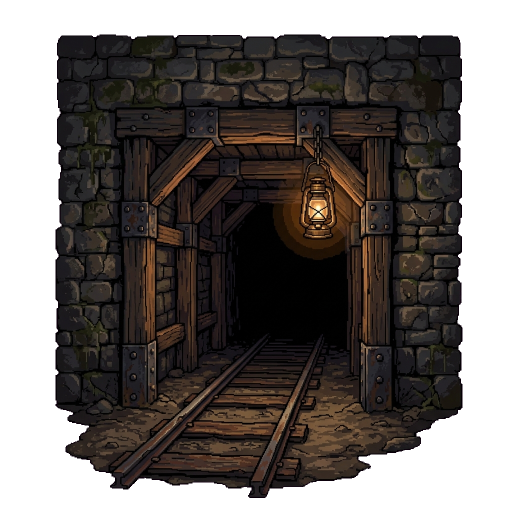
#> input picture fundo_ferro_standalone/assets/rails/tunel_mina_norte_v1.png, 1024 x 1024 px, found by its file name (shown at 1/2 size)
$ python measure_exact_parameters.py
#> lines starting #> are read from the running program, lines starting #| are printed output that depends on the picture
from PIL import Image
import numpy as np

# Carregar imagens
img_tunel = Image.open('fundo_ferro_standalone/assets/rails/tunel_mina_norte_v1.png')
#> img_tunel is the input picture: PIL image 1024x1024 RGBA; mean R, G, B, A 44, 33.8, 36, 169.9
arr_tunel = np.array(img_tunel)

img_trilho = Image.open('fundo_ferro_standalone/assets/rails/trilho_reto_vertical_v1.png')
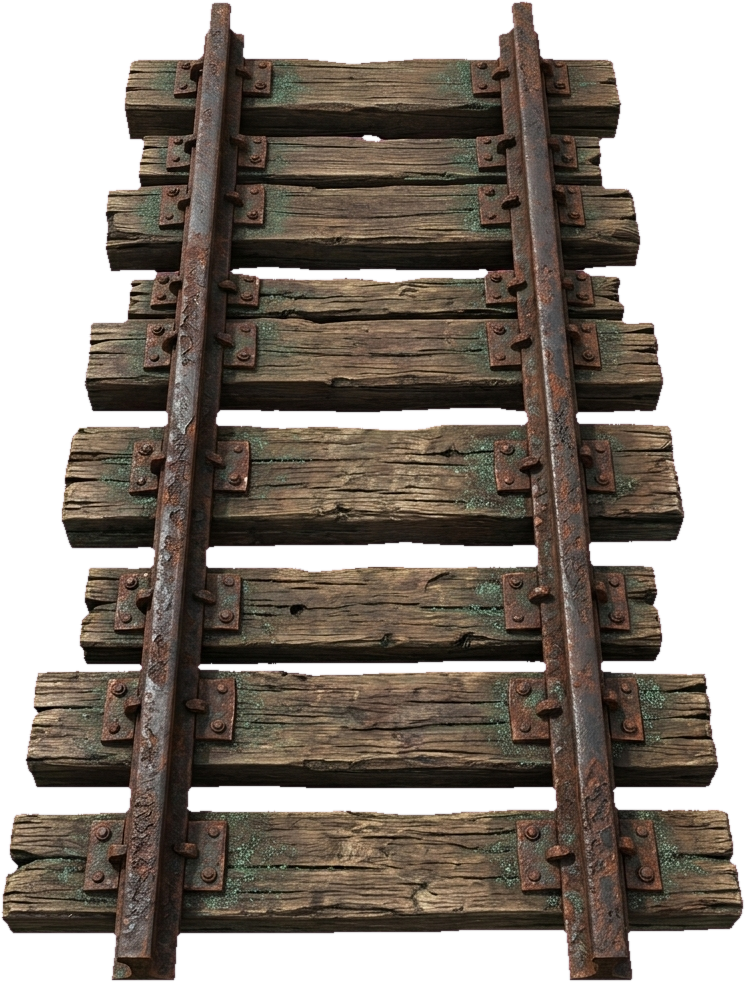
#> input picture fundo_ferro_standalone/assets/rails/trilho_reto_vertical_v1.png, 745 x 982 px, found by its file name
#> img_trilho is the input picture: PIL image 745x982 RGBA; mean R, G, B, A 70.2, 57.6, 52.9, 169.1
arr_trilho = np.array(img_trilho)

print("--- MEDIÇÃO 1: TÚNEL DA MINA (tunel_mina_norte_v1.png) ---")
# Na base do túnel:
# Vamos encontrar os pixels da cabeça/haste dos trilhos na linha Y = 950 e Y = 970 (local da imagem)
# No crop tunel_rails_crop (X de 200 a 700, Y de 850 a 1000):
# Vamos analisar a linha Y = 950 da imagem original do túnel:
y_t = 950
row_t = arr_tunel[y_t, :, :]
#> row_t = 1024 rows, first 6: [51, 36, 51, 0], [50, 35, 50, 0], [50, 35, 50, 0], [49, 34, 49, 0], [49, 34, 49, 0], [50, 35, 50, 0]

# Vamos encontrar os trilhos esquerdo e direito analisando a imagem recortada
# No crop de X=200 a X=700:
# Trilho esquerdo está por volta de X ~ 220..320
# Trilho direito está por volta de X ~ 500..650

# Vamos imprimir as colunas onde os trilhos estão:
# Olhando a imagem tunel_rails_crop.png:
# Trilho esquerdo ponta final: Y ~ 970..990
# Trilho direito ponta final: Y ~ 970..990

# Vamos achar o perfil horizontal exato na linha Y=940 da imagem original:
for x in range(200, 700):
    # Se alfa > 100
    if arr_tunel[940, x, 3] > 100:
        pass

# Vamos fazer uma medição visual exata detectando o centro da cabeça do trilho em Y=940 e Y=960:
# Vamos salvar uma imagem ampliada com régua graduada a cada 1 pixel!
crop_t_rule = arr_tunel[920:980, 200:700, :].copy()
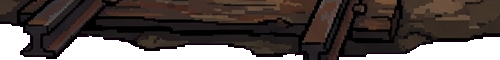
#> crop_t_rule: shape (60, 500, 4); mean R, G, B, A 45.9, 34.1, 34.3, 203.6; transparent parts drawn white
# Criar imagem com grid para ver cada pixel exato
Image.fromarray(crop_t_rule).save('scratch/tunel_measure_zoom.png')

# Para o trilho vertical (trilho_reto_vertical_v1.png):
# No topo do trilho (Y = 20 a Y = 80)
crop_r_rule = arr_trilho[10:80, 150:650, :].copy()
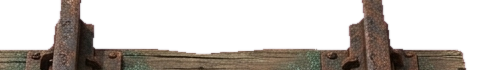
#> crop_r_rule: shape (70, 500, 4); mean R, G, B, A 65.1, 50.8, 52.7, 89.5; transparent parts drawn white
Image.fromarray(crop_r_rule).save('scratch/trilho_measure_zoom.png')

print("Fatias com zoom salvas para inspeção pixel a pixel.")
